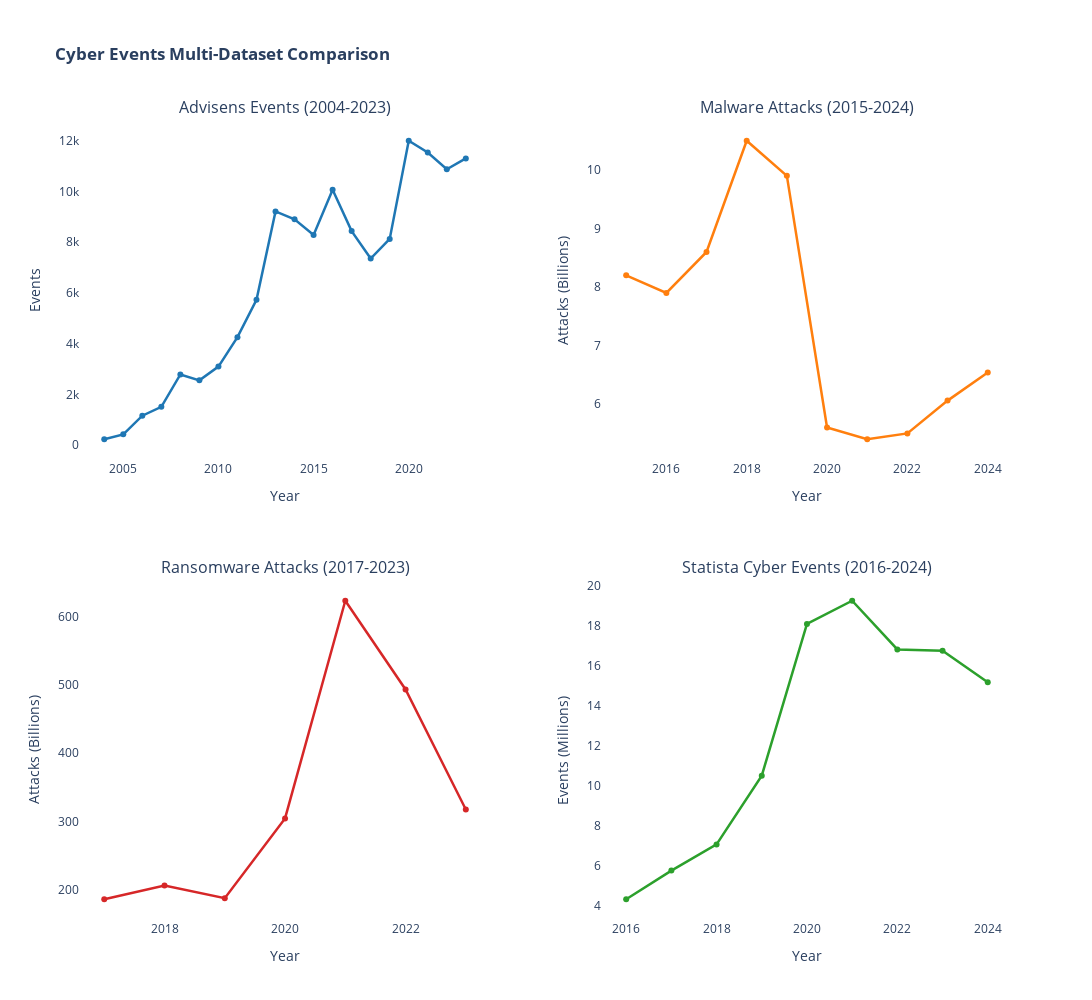

The notebook cell this image was saved under:
### Code cell
# Create comprehensive multi-dataset comparison visualization
print("\n" + "="*70)
print("MULTI-DATASET COMPARISON VISUALIZATION")
print("="*70)

fig_comparison = make_subplots(
    rows=2, cols=2,
    subplot_titles=("Advisens Events (2004-2023)", 
                    "Malware Attacks (2015-2024)",
                    "Ransomware Attacks (2017-2023)",
                    "Statista Cyber Events (2016-2024)"),
    specs=[[{}, {}], [{}, {}]],
    vertical_spacing=0.15,
    horizontal_spacing=0.12
)

# 1. Advisens Events
fig_comparison.add_trace(
    go.Scatter(
        x=df_advisens_clean['Year'],
        y=df_advisens_clean['Events'],
        mode='lines+markers',
        name="Advisens",
        line=dict(color='#1f77b4', width=2.5),
        marker=dict(size=6),
        hovertemplate='<b>%{x}</b><br>Events: %{y:,.0f}<extra></extra>'
    ),
    row=1, col=1
)

# 2. Malware Attacks
fig_comparison.add_trace(
    go.Scatter(
        x=df_malware_clean['Year'],
        y=df_malware_clean['Malware_Attacks'],
        mode='lines+markers',
        name="Malware",
        line=dict(color='#ff7f0e', width=2.5),
        marker=dict(size=6),
        hovertemplate='<b>%{x}</b><br>Attacks: %{y:.2f}B<extra></extra>'
    ),
    row=1, col=2
)

# 3. Ransomware Attacks
fig_comparison.add_trace(
    go.Scatter(
        x=df_ransomware_clean['Year'],
        y=df_ransomware_clean['Ransomware_Attacks'],
        mode='lines+markers',
        name="Ransomware",
        line=dict(color='#d62728', width=2.5),
        marker=dict(size=6),
        hovertemplate='<b>%{x}</b><br>Attacks: %{y:.2f}B<extra></extra>'
    ),
    row=2, col=1
)

# 4. Statista Cyber Events
fig_comparison.add_trace(
    go.Scatter(
        x=df_statista['Date'],
        y=df_statista['nb_cyber_event_million'],
        mode='lines+markers',
        name="Statista",
        line=dict(color='#2ca02c', width=2.5),
        marker=dict(size=6),
        hovertemplate='<b>%{x:.0f}</b><br>Events: %{y:.2f}M<extra></extra>'
    ),
    row=2, col=2
)

# Update axes labels
fig_comparison.update_xaxes(title_text="Year", row=1, col=1)
fig_comparison.update_xaxes(title_text="Year", row=1, col=2)
fig_comparison.update_xaxes(title_text="Year", row=2, col=1)
fig_comparison.update_xaxes(title_text="Year", row=2, col=2)

fig_comparison.update_yaxes(title_text="Events", row=1, col=1)
fig_comparison.update_yaxes(title_text="Attacks (Billions)", row=1, col=2)
fig_comparison.update_yaxes(title_text="Attacks (Billions)", row=2, col=1)
fig_comparison.update_yaxes(title_text="Events (Millions)", row=2, col=2)

# Update layout
fig_comparison.update_layout(
    title_text="<b>Cyber Events Multi-Dataset Comparison</b>",
    height=1000,
    width=1400,
    showlegend=False,
    plot_bgcolor='#ffffff',
    paper_bgcolor='#ffffff',
    margin=dict(l=80, r=80, t=120, b=80)
)

# Save comparison chart
fig_comparison.write_html(output_dir / 'cyber_events_comparison_all_datasets.html')
fig_comparison.write_image(output_dir / 'cyber_events_comparison_all_datasets.png', width=1400, height=1000)
print("✓ Chart saved: ./outputs/cyber_events_comparison_all_datasets.html")
print("✓ Chart saved: ./outputs/cyber_events_comparison_all_datasets.png")

fig_comparison.show()

### Figure 1 — Plotly figure (JSON) as saved in the notebook; plotly's stock layout.template omitted (floating-point values rounded to 4 significant figures)
{"data": [{"hovertemplate": "<b>%{x}</b><br>Events: %{y:,.0f}<extra></extra>", "line": {"color": "#1f77b4", "width": 2.5}, "marker": {"size": 6}, "mode": "lines+markers", "name": "Advisens", "type": "scatter", "x": [2004, 2005, 2006, 2007, 2008, 2009, 2010, 2011, 2012, 2013, 2014, 2015, 2016, 2017, 2018, 2019, 2020, 2021, 2022, 2023], "xaxis": "x", "y": [232.3, 425.8, 1161.0, 1510.0, 2787.0, 2555.0, 3097.0, 4258.0, 5729.0, 9213.0, 8903.0, 8284.0, 10060.0, 8439.0, 7355.0, 8129.0, 12000.0, 11540.0, 10880.0, 11300.0], "yaxis": "y"}, {"hovertemplate": "<b>%{x}</b><br>Attacks: %{y:.2f}B<extra></extra>", "line": {"color": "#ff7f0e", "width": 2.5}, "marker": {"size": 6}, "mode": "lines+markers", "name": "Malware", "type": "scatter", "x": [2015, 2016, 2017, 2018, 2019, 2020, 2021, 2022, 2023, 2024], "xaxis": "x2", "y": [8.2, 7.9, 8.6, 10.5, 9.9, 5.6, 5.4, 5.5, 6.06, 6.54], "yaxis": "y2"}, {"hovertemplate": "<b>%{x}</b><br>Attacks: %{y:.2f}B<extra></extra>", "line": {"color": "#d62728", "width": 2.5}, "marker": {"size": 6}, "mode": "lines+markers", "name": "Ransomware", "type": "scatter", "x": [2017, 2018, 2019, 2020, 2021, 2022, 2023], "xaxis": "x3", "y": [186.3, 206.4, 187.9, 304.6, 623.2, 493.3, 317.6], "yaxis": "y3"}, {"hovertemplate": "<b>%{x:.0f}</b><br>Events: %{y:.2f}M<extra></extra>", "line": {"color": "#2ca02c", "width": 2.5}, "marker": {"size": 6}, "mode": "lines+markers", "name": "Statista", "type": "scatter", "x": [2016, 2017, 2018, 2019, 2020, 2021, 2022, 2023, 2024], "xaxis": "x4", "y": [4.32, 5.75, 7.06, 10.49, 18.07, 19.23, 16.8, 16.73, 15.16], "yaxis": "y4"}], "layout": {"annotations": [{"font": {"size": 16}, "showarrow": false, "text": "Advisens Events (2004-2023)", "x": 0.22, "xanchor": "center", "xref": "paper", "y": 1, "yanchor": "bottom", "yref": "paper"}, {"font": {"size": 16}, "showarrow": false, "text": "Malware Attacks (2015-2024)", "x": 0.78, "xanchor": "center", "xref": "paper", "y": 1, "yanchor": "bottom", "yref": "paper"}, {"font": {"size": 16}, "showarrow": false, "text": "Ransomware Attacks (2017-2023)", "x": 0.22, "xanchor": "center", "xref": "paper", "y": 0.425, "yanchor": "bottom", "yref": "paper"}, {"font": {"size": 16}, "showarrow": false, "text": "Statista Cyber Events (2016-2024)", "x": 0.78, "xanchor": "center", "xref": "paper", "y": 0.425, "yanchor": "bottom", "yref": "paper"}], "height": 1000, "margin": {"b": 80, "l": 80, "r": 80, "t": 120}, "paper_bgcolor": "#ffffff", "plot_bgcolor": "#ffffff", "showlegend": false, "title": {"text": "<b>Cyber Events Multi-Dataset Comparison</b>"}, "width": 1400, "xaxis": {"anchor": "y", "domain": [0, 0.44], "title": {"text": "Year"}}, "xaxis2": {"anchor": "y2", "domain": [0.56, 1], "title": {"text": "Year"}}, "xaxis3": {"anchor": "y3", "domain": [0, 0.44], "title": {"text": "Year"}}, "xaxis4": {"anchor": "y4", "domain": [0.56, 1], "title": {"text": "Year"}}, "yaxis": {"anchor": "x", "domain": [0.575, 1], "title": {"text": "Events"}}, "yaxis2": {"anchor": "x2", "domain": [0.575, 1], "title": {"text": "Attacks (Billions)"}}, "yaxis3": {"anchor": "x3", "domain": [0, 0.425], "title": {"text": "Attacks (Billions)"}}, "yaxis4": {"anchor": "x4", "domain": [0, 0.425], "title": {"text": "Events (Millions)"}}}}
